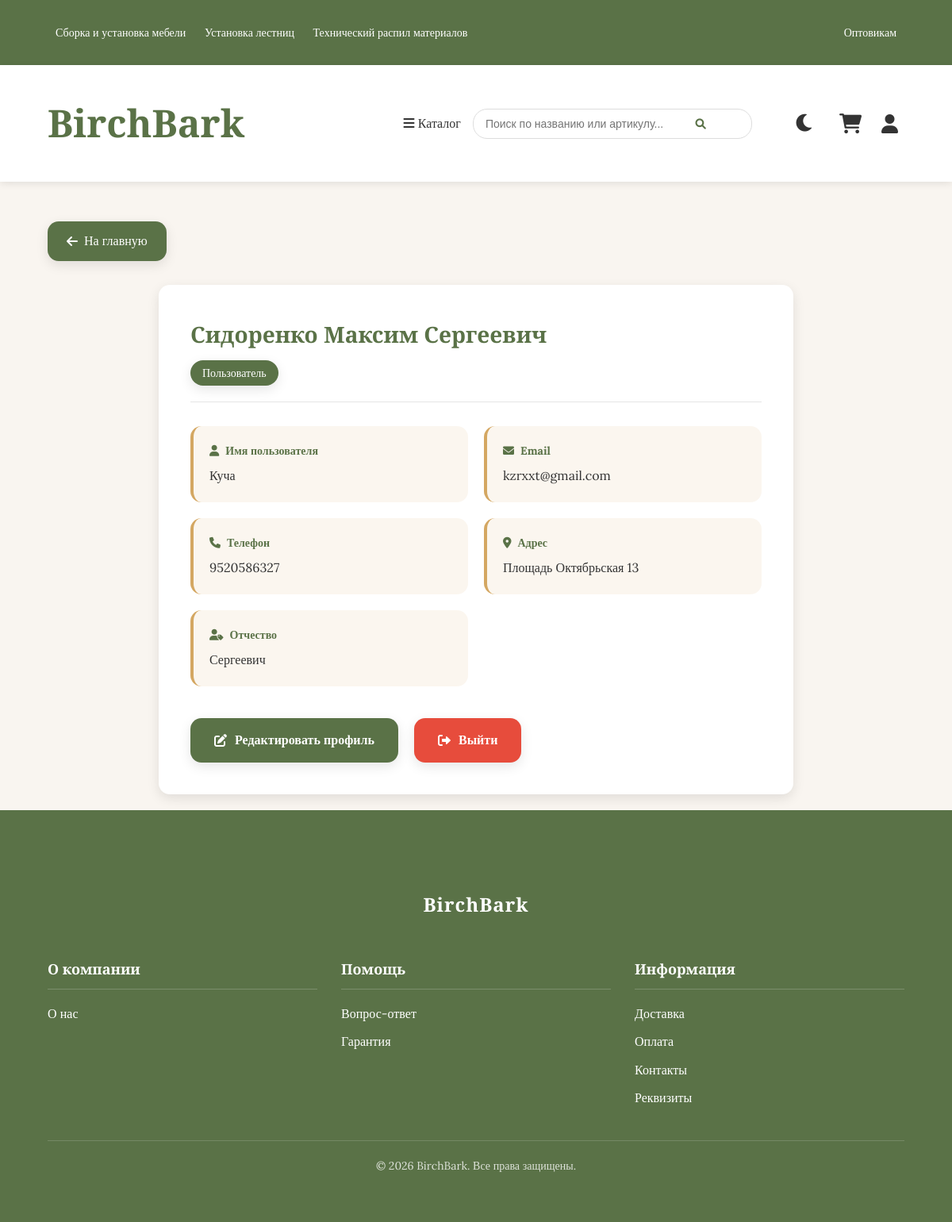
Page /profile.php (signed in) on the committed database.
### tables this page shows
CREATE TABLE `Users` (
  `user_id` int UNSIGNED NOT NULL,
  `last_name` varchar(255) NOT NULL,
  `first_name` varchar(255) NOT NULL,
  `middle_name` varchar(255) DEFAULT NULL,
  `phone` varchar(20) NOT NULL,
  `address` text NOT NULL,
  `role_id` int UNSIGNED NOT NULL
);

CREATE TABLE `Roles` (
  `role_id` int UNSIGNED NOT NULL,
  `role_name` varchar(255) NOT NULL
);

CREATE TABLE `UserCredentials` (
  `user_id` int UNSIGNED NOT NULL,
  `username` varchar(255) NOT NULL,
  `password` varchar(255) NOT NULL,
  `email` varchar(255) NOT NULL
);

### profile.php (the view, shortened to what this page needs)
<?php
$db = new PDO('mysql:host=localhost;dbname=supercy8_bd;charset=utf8', 'supercy8_bd', 'al1vaawitch133711072005!');
$stmt = $db->prepare("
    SELECT u.*, r.role_name, uc.email, uc.username
    FROM Users u
    JOIN UserCredentials uc ON u.user_id = uc.user_id
    JOIN Roles r ON u.role_id = r.role_id
    WHERE u.user_id = ?
");
$stmt->execute([$_SESSION['user_id']]);
$user = $stmt->fetch(PDO::FETCH_ASSOC);
?>
<!DOCTYPE html>
<html lang="ru" data-theme="light">
<head>
    <link rel="stylesheet" href="https://cdnjs.cloudflare.com/ajax/libs/font-awesome/6.0.0-beta3/css/all.min.css">
</head>
<body>
<?php include 'header.php'; ?>
    <div class="container">
        <a href="index.php" class="back-btn"><i class="fas fa-arrow-left"></i> На главную</a>
        <div class="profile-container">
            <div class="profile-card">
                <div class="profile-header">
                    <h2 class="profile-name">
                        <?= htmlspecialchars($user['last_name'] . ' ' . $user['first_name'] . ($user['middle_name'] ? ' ' . $user['middle_name'] : '')) ?>
                    </h2>
                    <span class="profile-role"><?= htmlspecialchars($user['role_name']) ?></span>
                </div>
                <div class="profile-details">
                    <div class="detail-item">
                        <div class="detail-label"><i class="fas fa-user"></i> Имя пользователя</div>
                        <div class="detail-value"><?= htmlspecialchars($user['username']) ?></div>
                    </div>
                    <div class="detail-item">
                        <div class="detail-label"><i class="fas fa-envelope"></i> Email</div>
                        <div class="detail-value"><?= htmlspecialchars($user['email']) ?></div>
                    </div>
                    <div class="detail-item">
                        <div class="detail-label"><i class="fas fa-phone"></i> Телефон</div>
                        <div class="detail-value"><?= htmlspecialchars($user['phone']) ?></div>
                    </div>
                    <div class="detail-item">
                        <div class="detail-label"><i class="fas fa-map-marker-alt"></i> Адрес</div>
                        <div class="detail-value"><?= htmlspecialchars($user['address']) ?></div>
                    </div>
                    <?php if ($user['middle_name']): ?>
                    <div class="detail-item">
                        <div class="detail-label"><i class="fas fa-user-tag"></i> Отчество</div>
                        <div class="detail-value"><?= htmlspecialchars($user['middle_name']) ?></div>
                    </div>
                    <?php endif; ?>
                </div>
                <div class="action-buttons">
                    <a href="edit-profile.php" class="btn btn-primary"><i class="fas fa-edit"></i> Редактировать профиль</a>
                    <a href="logout.php" class="btn btn-danger"><i class="fas fa-sign-out-alt"></i> Выйти</a>
                </div>
            </div>
        </div>
    </div>
    <footer class="footer">
<?php include 'footer.php'; ?>
    </footer>
</body>
</html>

### profile.php (style rules this page uses)
:root { --primary-color: #5a7247; --secondary-color: #d4a762; --bg-light: #f9f5f0; --bg-dark: #2a2a2a; --text-light: #333; --text-dark: #f0f0f0; --border-radius: 14px; --transition: all 0.3s ease; --box-shadow: 0 5px 15px rgba(0,0,0,0.1); --error-color: #e74c3c; --success-color: #2ecc71; }
body { font-family: 'Lora', serif; margin: 0; padding: 0; background-color: var(--bg-light); color: var(--text-light); transition: var(--transition); line-height: 1.6; }
h1, h2, h3 { font-family: 'Cormorant Garamond', serif; font-weight: 600; }
.container { max-width: 1200px; margin: 0 auto; padding: 20px; }
.back-btn { display: inline-flex; align-items: center; gap: 8px; padding: 12px 24px; background-color: var(--primary-color); color: white; text-decoration: none; border-radius: var(--border-radius); margin: 30px 0; transition: var(--transition); font-size: 16px; box-shadow: var(--box-shadow); }
.profile-container { max-width: 800px; margin: 0 auto; animation: fadeIn 0.5s ease-out; }
.profile-card { background-color: white; border-radius: var(--border-radius); box-shadow: var(--box-shadow); padding: 40px; transition: var(--transition); }
.profile-header { margin-bottom: 30px; padding-bottom: 20px; border-bottom: 1px solid rgba(0,0,0,0.1); }
.profile-name { color: var(--primary-color); margin: 0; font-size: 28px; }
.profile-role { display: inline-block; background-color: var(--primary-color); color: white; padding: 5px 15px; border-radius: 20px; font-size: 14px; margin-top: 10px; box-shadow: var(--box-shadow); }
.profile-details { display: grid; grid-template-columns: repeat(auto-fill, minmax(300px, 1fr)); gap: 20px; margin-top: 20px; }
.detail-item { padding: 20px; background-color: rgba(212, 167, 98, 0.1); border-radius: var(--border-radius); transition: var(--transition); border-left: 4px solid var(--secondary-color); }
.detail-label { font-weight: bold; color: var(--primary-color); margin-bottom: 8px; font-size: 14px; display: flex; align-items: center; gap: 8px; }
.detail-value { font-size: 16px; }
.action-buttons { display: flex; gap: 20px; margin-top: 40px; }
.btn { display: inline-flex; align-items: center; justify-content: center; padding: 15px 30px; border: none; border-radius: var(--border-radius); cursor: pointer; font-size: 16px; font-weight: 600; transition: var(--transition); box-shadow: var(--box-shadow); text-decoration: none; }
.btn i { margin-right: 10px; }
.btn-primary { background-color: var(--primary-color); color: white; }
.btn-danger { background-color: #e74c3c; color: white; }

### header.php (style rules this page uses)
:root { --primary-color: #5a7247; --secondary-color: #d4a762; --bg-light: #f9f5f0; --bg-dark: #2a2a2a; --text-light: #333; --text-dark: #f0f0f0; }
body { font-family: 'Lora', serif; margin: 0; padding: 0; background-color: var(--bg-light); color: var(--text-light); transition: all 0.3s ease; }
.container { width: 90%; max-width: 1200px; margin: 0 auto; }

### footer.php (style rules this page uses)
body { display: flex; flex-direction: column; min-height: 100vh; margin: 0; }
.container { flex: 1; }
.footer { background-color: var(--primary-color); color: white; padding: 40px 0 20px; margin-top: auto; }

### rows in the picture
users: last_name+first_name+middle_name "Сидоренко Максим Сергеевич", role.role_name "Пользователь", user_id.username "Куча", user_id.email "kzrxxt@gmail.com", phone "9520586327", address "Площадь Октябрьская 13", middle_name "Сергеевич"
